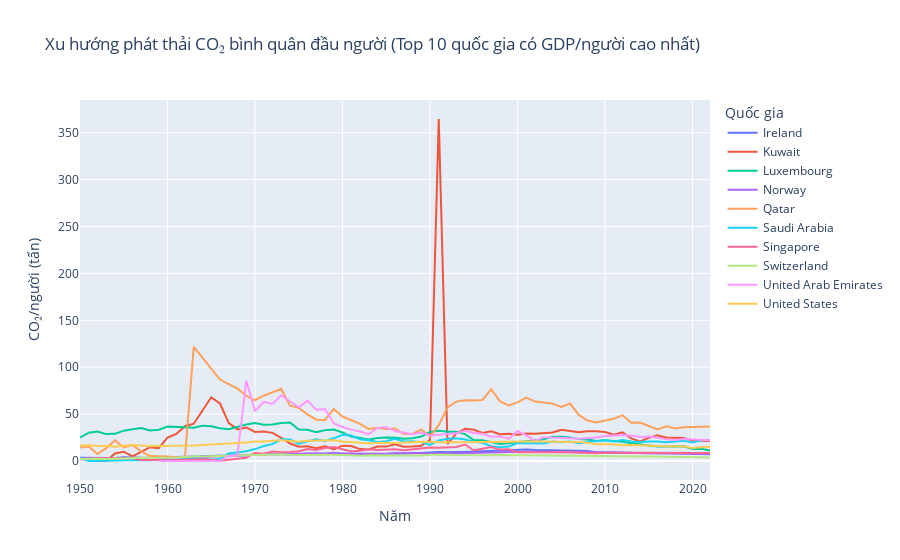

The code cell stored with this chart in its notebook:
### Code cell
df["gdp_per_capita"] = df["gdp"] / df["population"]

# Lọc từ năm 1900 trở đi
df_filtered = df[df["year"] >= 1950]

# Top 10 quốc gia có GDP/người cao nhất
top_countries = df_filtered.groupby("country")["gdp_per_capita"].max().nlargest(10).index
df_top = df_filtered[df_filtered["country"].isin(top_countries)]

# Biểu đồ xu hướng
fig3 = px.line(
    df_top,
    x="year",
    y="co2_per_capita",
    color="country",
    title="Xu hướng phát thải CO₂ bình quân đầu người (Top 10 quốc gia có GDP/người cao nhất)",
    labels={"year": "Năm", "co2_per_capita": "CO₂/người (tấn)", "country": "Quốc gia"},
)
fig3.show()
